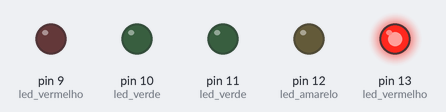
A sketch run on a simulated Arduino Uno, built with avr-gcc and run on an emulated ATmega328P. Shown: output pins drawn as LEDs (lit = HIGH).

Above: at 0.5 s.
At 3.5 s:
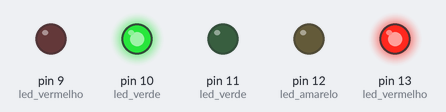
At 7.5 s:
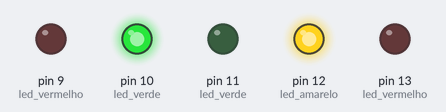
At 10.5 s:
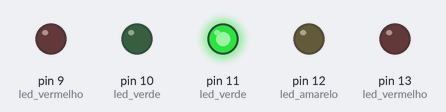
At 12.5 s:
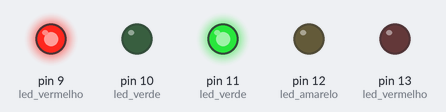
At 17.5 s:
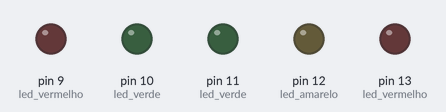
Timing chart, 0 to 20.7 s (numbered marks = the images above):
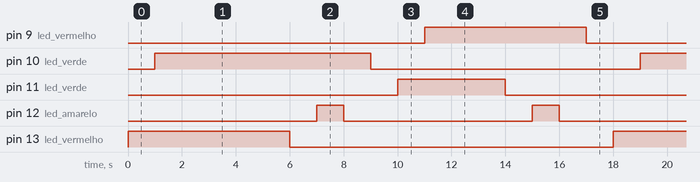

Measured:
- by itself, pin 9 (led_vermelho), pin 13 (led_vermelho): alternates HIGH for 6.0 s and LOW for 12.0 s
- by itself, pin 10 (led_verde): alternates HIGH for 8.0 s and LOW for 10.0 s
- by itself, pin 11 (led_verde): alternates HIGH for 4.0 s and LOW for 14.0 s
- by itself, pin 12 (led_amarelo): LOW → HIGH at 7.0 s, → LOW 1.0 s later, → HIGH 7.0 s later, → LOW 1.0 s later, … (8 changes in this stretch)

The sketch:

projr_eto_semaforo.ino
```cpp
void setup() {
  pinMode (13, OUTPUT);// led vermelho/carro
  pinMode (12, OUTPUT);// led amarelo/ carro
  pinMode (11, OUTPUT); // led verde / carro
  pinMode (10, OUTPUT); // led verde / pedestre
  pinMode (9, OUTPUT); // led vermelho / pedestre

}

void loop() {
digitalWrite (13, HIGH);
delay (1000);
digitalWrite (10, HIGH);
delay (5000);

digitalWrite (13, LOW);
delay(1000);
digitalWrite(12, HIGH);
delay(1000);
digitalWrite(12, LOW);
delay(1000);
digitalWrite(10, LOW);
delay(1000);
digitalWrite(11, HIGH);
delay(1000);
digitalWrite(9, HIGH);
delay(3000);
digitalWrite(11, LOW);
delay(1000);
digitalWrite( 12, HIGH);
delay(1000);
digitalWrite(12, LOW);
delay(1000);
digitalWrite(9, LOW);
delay(1000);


}
```
